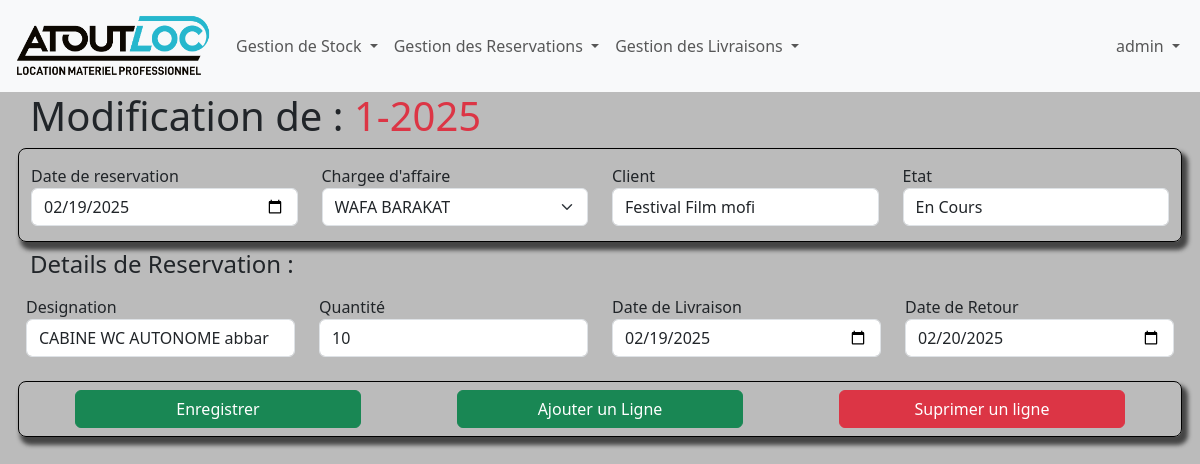
Page /editReservation/1-2025 (signed in) on the earlier database version.
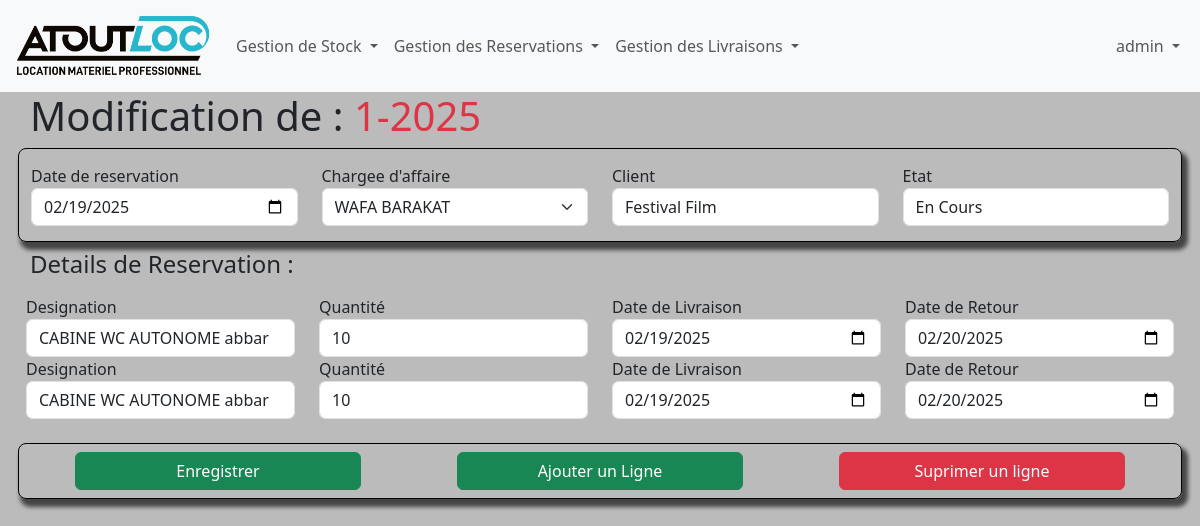
Same page on the later database version.
### inventaire/models.py (models this page shows, shortened)
class Reservation(models.Model):
    refReservation=models.CharField(max_length=20,primary_key=True, )
    chargerAffaire=models.CharField(max_length=20)
    dateReservation=models.DateField(default=timezone.now())
    client=models.CharField(max_length=50)
    etat=models.CharField(max_length=20)
    created_at=models.DateTimeField(auto_now_add=True)

class DetilsReservation(models.Model):
    refReservation=models.ForeignKey(Reservation, on_delete=models.CASCADE)
    designation=models.CharField(max_length=200)
    qte=models.IntegerField(default=1)
    dateLivraison=models.DateField(default=timezone.now())
    dateRetour=models.DateField(default=timezone.now())

class Chargesaffaire(models.Model):
    name=models.CharField(max_length=100)
    email=models.EmailField()
    phone=models.CharField(max_length=12)
    def __str__(self):
        return self.name

### inventaire/views.py (the view, shortened to what this page needs)
# urls.py: path('editReservation/<str:ref>',editReservation,name='editReservation'),
@login_required
def editReservation(request , ref):
    reservation=Reservation.objects.get(refReservation=ref)
    detail=DetilsReservation.objects.filter(refReservation=ref)
    return render(request,'inventaire/editReservation.html',{
        'title': f'Modification de {ref}',
        'reservation': reservation,
        'charge':Chargesaffaire.objects.all(),
        'detail':detail,
    })

### inventaire/templates/inventaire/editReservation.html (shortened to what this page needs)
{% extends 'base.html'%}
{% block content %}
<div class="row">
<h1 class="col-md-6">Modification de : <span class="text-danger">{{reservation.refReservation}}</span> </h1>
</div>
<div class="formReservation ">
    <form  id='reservationForm' method="post">
        <div class="row borderShadaw ">
            <div class="col-md-3">
                <label for="dateReservation">Date de reservation</label>
            <input type="date" id="dateReservation" name="dateReservation" required class="form-control " value="{{reservation.dateReservation|date:'Y-m-d'}}">
            </div>
            <div class="col-md-3">
                <label for="chargerAffaire">Chargee d'affaire</label>
                <select class="form-select" name="chargerAffaire" id="chargerAffaire" >
                    {% for ch in charge %}
                    <option value="{{ch}}" {% if ch.name == reservation.chargerAffaire %} selected{% endif%}>{{ch.name}}</option>
                    {% endfor %}
                </select>
            </div>
            <div class="col-md-3">
                <label for="client">Client</label>
                <input type="text" id="client" name="client" required class="form-control " value="{{reservation.client}}">
            </div>
            <div class="col-md-3">
                <label for="etat">Etat</label>
                <select id="etat" name='etat' class='form-control'>
                    <option value='En cours'>En Cours</option>
                </select>
            </div>
        </div>
        <div  class="row ">
            <h4 class="mt-2">Details de Reservation :
            </h4>
            <div id="detailReservation" class=" p-2 ">
                {% for d in detail %}
                <div id="first" class="row">
                    <div class="col-md-3">
                        <label for="designation">Designation</label>
                        <input type="text" id="designation" name="designation" class="form-control " value="{{d.designation}}">
                    </div>
                    <div class="col-md-3">
                        <label for="qte">Quantité</label>
                        <input type="text" id="qte" name="qte" class="form-control" value="{{d.qte}}">
                    </div>
                    <div class="col-md-3">
                        <label for="dateLivraison">Date de Livraison</label>
                        <input type="date"  id="dateLivraison" name="dateLivraison" onchange="checkdate()" class="form-control" value="{{d.dateLivraison|date:'Y-m-d'}}">
                    </div>
                    <div class="col-md-3">
                        <label for="dateRetour">Date de Retour</label>
                        <input type="date" id="dateRetour" name="dateRetour" onchange="checkdate()" class="form-control" value="{{d.dateRetour|date:'Y-m-d'}}">
                    </div>
                </div>
                {% endfor %}
            </div>
        </div>
        <div class="row mt-3  justify-content-around p-2 borderShadaw">
            <input type="submit" class="btn btn-success w-25" value="Enregistrer">
            <input type="button" class="btn btn-success  w-25" onclick="addLigne()" value="Ajouter un Ligne">
            <input type="button" class="btn btn-danger   w-25" onclick="deletLigne()" value="Suprimer un ligne">
        </div>
    </form>
</div>
{% endblock content %}

Differences in the rows shown:
changed Reservation "WAFA BARAKAT": client "Festival Film mofi" → "Festival Film"
added DetilsReservation: designation "CABINE WC AUTONOME abbar", qte "10", dateLivraison "02/19/2025", dateRetour "02/20/2025"
